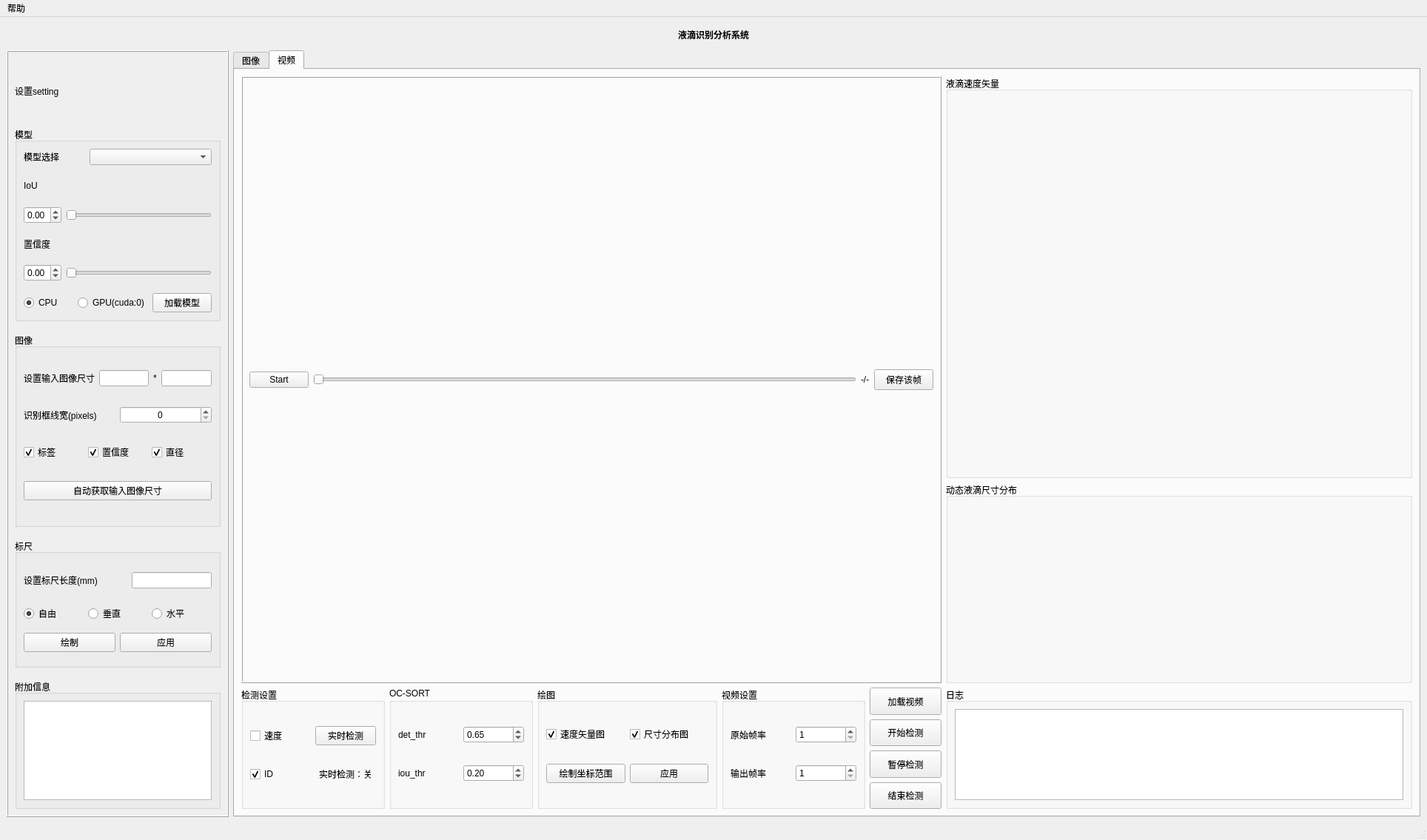
<?xml version="1.0" encoding="UTF-8"?>
<ui version="4.0">
 <class>MainWindow</class>
 <widget class="QMainWindow" name="MainWindow">
  <property name="geometry">
   <rect>
    <x>0</x>
    <y>0</y>
    <width>1928</width>
    <height>1135</height>
   </rect>
  </property>
  <property name="windowTitle">
   <string>MainWindow</string>
  </property>
  <property name="statusTip">
   <string/>
  </property>
  <property name="animated">
   <bool>true</bool>
  </property>
  <widget class="QWidget" name="centralwidget">
   <layout class="QVBoxLayout" name="verticalLayout_5">
    <item>
     <widget class="QLabel" name="label">
      <property name="sizePolicy">
       <sizepolicy hsizetype="Preferred" vsizetype="Minimum">
        <horstretch>0</horstretch>
        <verstretch>0</verstretch>
       </sizepolicy>
      </property>
      <property name="minimumSize">
       <size>
        <width>0</width>
        <height>30</height>
       </size>
      </property>
      <property name="styleSheet">
       <string notr="true">font: 12pt &quot;微软雅黑&quot;;
                                font-weight:bold;
                            </string>
      </property>
      <property name="text">
       <string>液滴识别分析系统</string>
      </property>
      <property name="alignment">
       <set>Qt::AlignCenter</set>
      </property>
     </widget>
    </item>
    <item>
     <layout class="QHBoxLayout" name="horizontalLayout_2" stretch="1,5">
      <item>
       <widget class="QFrame" name="frame_3">
        <property name="enabled">
         <bool>true</bool>
        </property>
        <property name="sizePolicy">
         <sizepolicy hsizetype="Fixed" vsizetype="Preferred">
          <horstretch>0</horstretch>
          <verstretch>0</verstretch>
         </sizepolicy>
        </property>
        <property name="maximumSize">
         <size>
          <width>300</width>
          <height>16777215</height>
         </size>
        </property>
        <property name="frameShape">
         <enum>QFrame::Box</enum>
        </property>
        <property name="frameShadow">
         <enum>QFrame::Raised</enum>
        </property>
        <layout class="QVBoxLayout" name="verticalLayout_6" stretch="1,3,0,3,0,2,0,2">
         <item>
          <layout class="QHBoxLayout" name="horizontalLayout_3">
           <item>
            <widget class="QLabel" name="label_13">
             <property name="text">
              <string>设置setting</string>
             </property>
            </widget>
           </item>
          </layout>
         </item>
         <item>
          <widget class="QGroupBox" name="groupBox">
           <property name="cursor">
            <cursorShape>ArrowCursor</cursorShape>
           </property>
           <property name="title">
            <string>模型</string>
           </property>
           <layout class="QVBoxLayout" name="verticalLayout_7" stretch="1,1,1,0,0">
            <item>
             <layout class="QGridLayout" name="gridLayout_5" columnstretch="1,2">
              <item row="0" column="0">
               <widget class="QLabel" name="label_14">
                <property name="text">
                 <string>模型选择</string>
                </property>
               </widget>
              </item>
              <item row="0" column="1">
               <widget class="QComboBox" name="detWeightsComboBox"/>
              </item>
             </layout>
            </item>
            <item>
             <layout class="QVBoxLayout" name="verticalLayout_10">
              <item>
               <widget class="QLabel" name="label_15">
                <property name="text">
                 <string>IoU</string>
                </property>
               </widget>
              </item>
              <item>
               <layout class="QHBoxLayout" name="horizontalLayout_6">
                <item>
                 <widget class="QDoubleSpinBox" name="picIouSpinBox">
                  <property name="wrapping">
                   <bool>true</bool>
                  </property>
                  <property name="minimum">
                   <double>0.000000000000000</double>
                  </property>
                  <property name="maximum">
                   <double>1.000000000000000</double>
                  </property>
                  <property name="singleStep">
                   <double>0.010000000000000</double>
                  </property>
                 </widget>
                </item>
                <item>
                 <widget class="QSlider" name="picIouSlider">
                  <property name="maximum">
                   <number>100</number>
                  </property>
                  <property name="singleStep">
                   <number>1</number>
                  </property>
                  <property name="orientation">
                   <enum>Qt::Horizontal</enum>
                  </property>
                 </widget>
                </item>
               </layout>
              </item>
             </layout>
            </item>
            <item>
             <layout class="QVBoxLayout" name="verticalLayout_12">
              <item>
               <widget class="QLabel" name="label_16">
                <property name="text">
                 <string>置信度</string>
                </property>
               </widget>
              </item>
              <item>
               <layout class="QHBoxLayout" name="horizontalLayout_8">
                <item>
                 <widget class="QDoubleSpinBox" name="picConfSpinBox">
                  <property name="wrapping">
                   <bool>true</bool>
                  </property>
                  <property name="maximum">
                   <double>1.000000000000000</double>
                  </property>
                  <property name="singleStep">
                   <double>0.010000000000000</double>
                  </property>
                 </widget>
                </item>
                <item>
                 <widget class="QSlider" name="picConfSlider">
                  <property name="cursor">
                   <cursorShape>ArrowCursor</cursorShape>
                  </property>
                  <property name="maximum">
                   <number>100</number>
                  </property>
                  <property name="orientation">
                   <enum>Qt::Horizontal</enum>
                  </property>
                 </widget>
                </item>
               </layout>
              </item>
             </layout>
            </item>
            <item>
             <spacer name="verticalSpacer_4">
              <property name="orientation">
               <enum>Qt::Vertical</enum>
              </property>
              <property name="sizeHint" stdset="0">
               <size>
                <width>20</width>
                <height>10</height>
               </size>
              </property>
             </spacer>
            </item>
            <item>
             <layout class="QHBoxLayout" name="horizontalLayout_7" stretch="0,0,0">
              <item>
               <widget class="QRadioButton" name="cpuRaidoButton">
                <property name="text">
                 <string>CPU</string>
                </property>
                <property name="checked">
                 <bool>true</bool>
                </property>
                <property name="autoExclusive">
                 <bool>true</bool>
                </property>
               </widget>
              </item>
              <item>
               <widget class="QRadioButton" name="gpuRadioButton">
                <property name="text">
                 <string>GPU(cuda:0)</string>
                </property>
               </widget>
              </item>
              <item>
               <widget class="QPushButton" name="pic_model_load_button">
                <property name="text">
                 <string>加载模型</string>
                </property>
               </widget>
              </item>
             </layout>
            </item>
           </layout>
          </widget>
         </item>
         <item>
          <spacer name="verticalSpacer">
           <property name="orientation">
            <enum>Qt::Vertical</enum>
           </property>
           <property name="sizeHint" stdset="0">
            <size>
             <width>20</width>
             <height>10</height>
            </size>
           </property>
          </spacer>
         </item>
         <item>
          <widget class="QGroupBox" name="groupBox_5">
           <property name="title">
            <string>图像</string>
           </property>
           <layout class="QVBoxLayout" name="verticalLayout_15" stretch="1,2,2,0">
            <item>
             <layout class="QHBoxLayout" name="horizontalLayout_10">
              <item>
               <widget class="QLabel" name="label_19">
                <property name="text">
                 <string>设置输入图像尺寸</string>
                </property>
               </widget>
              </item>
              <item>
               <widget class="QLineEdit" name="lineEdit_2">
                <property name="text">
                 <string/>
                </property>
               </widget>
              </item>
              <item>
               <widget class="QLabel" name="label_20">
                <property name="text">
                 <string>*</string>
                </property>
               </widget>
              </item>
              <item>
               <widget class="QLineEdit" name="lineEdit_3"/>
              </item>
             </layout>
            </item>
            <item>
             <layout class="QHBoxLayout" name="horizontalLayout_11" stretch="3,3">
              <item>
               <widget class="QLabel" name="label_12">
                <property name="text">
                 <string>识别框线宽(pixels)</string>
                </property>
               </widget>
              </item>
              <item>
               <widget class="QSpinBox" name="detectLineWidthSpinBox">
                <property name="alignment">
                 <set>Qt::AlignCenter</set>
                </property>
               </widget>
              </item>
             </layout>
            </item>
            <item>
             <layout class="QHBoxLayout" name="horizontalLayout_12">
              <item>
               <widget class="QCheckBox" name="showLabelCheckBox">
                <property name="text">
                 <string>标签</string>
                </property>
                <property name="checked">
                 <bool>true</bool>
                </property>
               </widget>
              </item>
              <item>
               <widget class="QCheckBox" name="showConfCheckBox">
                <property name="text">
                 <string>置信度</string>
                </property>
                <property name="checked">
                 <bool>true</bool>
                </property>
               </widget>
              </item>
              <item>
               <widget class="QCheckBox" name="showDiaCheckBox">
                <property name="text">
                 <string>直径</string>
                </property>
                <property name="checked">
                 <bool>true</bool>
                </property>
               </widget>
              </item>
             </layout>
            </item>
            <item>
             <widget class="QPushButton" name="getPicSizeButton">
              <property name="sizePolicy">
               <sizepolicy hsizetype="Preferred" vsizetype="Fixed">
                <horstretch>0</horstretch>
                <verstretch>0</verstretch>
               </sizepolicy>
              </property>
              <property name="text">
               <string>自动获取输入图像尺寸</string>
              </property>
             </widget>
            </item>
           </layout>
          </widget>
         </item>
         <item>
          <spacer name="verticalSpacer_2">
           <property name="orientation">
            <enum>Qt::Vertical</enum>
           </property>
           <property name="sizeHint" stdset="0">
            <size>
             <width>20</width>
             <height>10</height>
            </size>
           </property>
          </spacer>
         </item>
         <item>
          <widget class="QGroupBox" name="groupBox_2">
           <property name="title">
            <string>标尺</string>
           </property>
           <layout class="QVBoxLayout" name="verticalLayout_8">
            <item>
             <layout class="QHBoxLayout" name="horizontalLayout_4">
              <item>
               <widget class="QLabel" name="label_2">
                <property name="text">
                 <string>设置标尺长度(mm)</string>
                </property>
               </widget>
              </item>
              <item>
               <spacer name="horizontalSpacer_2">
                <property name="orientation">
                 <enum>Qt::Horizontal</enum>
                </property>
                <property name="sizeHint" stdset="0">
                 <size>
                  <width>28</width>
                  <height>38</height>
                 </size>
                </property>
               </spacer>
              </item>
              <item>
               <widget class="QLineEdit" name="lineEdit">
                <property name="alignment">
                 <set>Qt::AlignCenter</set>
                </property>
               </widget>
              </item>
             </layout>
            </item>
            <item>
             <layout class="QHBoxLayout" name="horizontalLayout_9">
              <item>
               <widget class="QRadioButton" name="freeRadioButton">
                <property name="text">
                 <string>自由</string>
                </property>
                <property name="checked">
                 <bool>true</bool>
                </property>
               </widget>
              </item>
              <item>
               <widget class="QRadioButton" name="verticalRadioButton">
                <property name="text">
                 <string>垂直</string>
                </property>
               </widget>
              </item>
              <item>
               <widget class="QRadioButton" name="horizontalRadioButton">
                <property name="text">
                 <string>水平</string>
                </property>
               </widget>
              </item>
             </layout>
            </item>
            <item>
             <layout class="QHBoxLayout" name="horizontalLayout_5">
              <item>
               <widget class="QPushButton" name="set_cali_button">
                <property name="text">
                 <string>绘制</string>
                </property>
               </widget>
              </item>
              <item>
               <widget class="QPushButton" name="con_cali_button">
                <property name="text">
                 <string>应用</string>
                </property>
               </widget>
              </item>
             </layout>
            </item>
           </layout>
          </widget>
         </item>
         <item>
          <spacer name="verticalSpacer_3">
           <property name="orientation">
            <enum>Qt::Vertical</enum>
           </property>
           <property name="sizeHint" stdset="0">
            <size>
             <width>20</width>
             <height>10</height>
            </size>
           </property>
          </spacer>
         </item>
         <item>
          <widget class="QGroupBox" name="groupBox_3">
           <property name="title">
            <string>附加信息</string>
           </property>
           <layout class="QVBoxLayout" name="verticalLayout_9">
            <item>
             <widget class="QTextEdit" name="addTextEdit"/>
            </item>
           </layout>
          </widget>
         </item>
        </layout>
       </widget>
      </item>
      <item>
       <widget class="QTabWidget" name="tabWidget">
        <property name="currentIndex">
         <number>1</number>
        </property>
        <widget class="QWidget" name="tab">
         <attribute name="title">
          <string>图像</string>
         </attribute>
         <layout class="QVBoxLayout" name="verticalLayout_4">
          <item>
           <layout class="QHBoxLayout" name="horizontalLayout" stretch="4,2">
            <item>
             <layout class="QVBoxLayout" name="verticalLayout" stretch="10,0">
              <item>
               <widget class="QFrame" name="frame">
                <property name="frameShape">
                 <enum>QFrame::Box</enum>
                </property>
                <property name="frameShadow">
                 <enum>QFrame::Raised</enum>
                </property>
                <layout class="QVBoxLayout" name="verticalLayout_2">
                 <item>
                  <layout class="QVBoxLayout" name="imgVerticalLayout"/>
                 </item>
                </layout>
               </widget>
              </item>
              <item>
               <widget class="QProgressBar" name="picProgressBar">
                <property name="value">
                 <number>0</number>
                </property>
                <property name="textVisible">
                 <bool>false</bool>
                </property>
               </widget>
              </item>
             </layout>
            </item>
            <item>
             <layout class="QVBoxLayout" name="verticalLayout_3" stretch="10,2,0">
              <item>
               <widget class="QFrame" name="frame_2">
                <property name="frameShape">
                 <enum>QFrame::Box</enum>
                </property>
                <property name="frameShadow">
                 <enum>QFrame::Raised</enum>
                </property>
                <layout class="QGridLayout" name="gridLayout_2" rowstretch="2,15,1,1,1">
                 <item row="3" column="0">
                  <widget class="QLabel" name="label_4">
                   <property name="text">
                    <string>累计液滴数量：</string>
                   </property>
                   <property name="alignment">
                    <set>Qt::AlignCenter</set>
                   </property>
                  </widget>
                 </item>
                 <item row="4" column="1">
                  <widget class="QLabel" name="label_7">
                   <property name="frameShape">
                    <enum>QFrame::StyledPanel</enum>
                   </property>
                   <property name="frameShadow">
                    <enum>QFrame::Plain</enum>
                   </property>
                   <property name="text">
                    <string>-</string>
                   </property>
                   <property name="alignment">
                    <set>Qt::AlignCenter</set>
                   </property>
                  </widget>
                 </item>
                 <item row="2" column="0">
                  <widget class="QLabel" name="label_17">
                   <property name="text">
                    <string>当前检出数量：</string>
                   </property>
                   <property name="alignment">
                    <set>Qt::AlignCenter</set>
                   </property>
                  </widget>
                 </item>
                 <item row="0" column="0" colspan="2">
                  <widget class="QLabel" name="label_3">
                   <property name="styleSheet">
                    <string notr="true">font: 10pt &quot;微软雅黑&quot;;</string>
                   </property>
                   <property name="frameShape">
                    <enum>QFrame::StyledPanel</enum>
                   </property>
                   <property name="text">
                    <string>累计液滴尺寸分布</string>
                   </property>
                   <property name="textFormat">
                    <enum>Qt::PlainText</enum>
                   </property>
                   <property name="alignment">
                    <set>Qt::AlignCenter</set>
                   </property>
                  </widget>
                 </item>
                 <item row="3" column="1">
                  <widget class="QLabel" name="label_6">
                   <property name="frameShape">
                    <enum>QFrame::StyledPanel</enum>
                   </property>
                   <property name="frameShadow">
                    <enum>QFrame::Plain</enum>
                   </property>
                   <property name="text">
                    <string>-</string>
                   </property>
                   <property name="alignment">
                    <set>Qt::AlignCenter</set>
                   </property>
                  </widget>
                 </item>
                 <item row="2" column="1">
                  <widget class="QLabel" name="label_18">
                   <property name="frameShape">
                    <enum>QFrame::StyledPanel</enum>
                   </property>
                   <property name="frameShadow">
                    <enum>QFrame::Plain</enum>
                   </property>
                   <property name="text">
                    <string>-</string>
                   </property>
                   <property name="alignment">
                    <set>Qt::AlignCenter</set>
                   </property>
                  </widget>
                 </item>
                 <item row="4" column="0">
                  <widget class="QLabel" name="label_5">
                   <property name="text">
                    <string>液滴平均直径(mm)：</string>
                   </property>
                   <property name="alignment">
                    <set>Qt::AlignCenter</set>
                   </property>
                  </widget>
                 </item>
                 <item row="1" column="0" colspan="2">
                  <layout class="QVBoxLayout" name="verticalLayout_19"/>
                 </item>
                </layout>
               </widget>
              </item>
              <item>
               <widget class="QGroupBox" name="groupBox_4">
                <property name="title">
                 <string>日志</string>
                </property>
                <layout class="QVBoxLayout" name="verticalLayout_14">
                 <item>
                  <widget class="QTextEdit" name="logTextEdit"/>
                 </item>
                </layout>
               </widget>
              </item>
              <item>
               <layout class="QGridLayout" name="gridLayout">
                <item row="1" column="3">
                 <widget class="QPushButton" name="clearButton">
                  <property name="text">
                   <string>清空</string>
                  </property>
                 </widget>
                </item>
                <item row="0" column="3">
                 <widget class="QPushButton" name="saveButton">
                  <property name="text">
                   <string>导出</string>
                  </property>
                 </widget>
                </item>
                <item row="0" column="2" rowspan="2">
                 <widget class="QPushButton" name="withdrawButton">
                  <property name="sizePolicy">
                   <sizepolicy hsizetype="Minimum" vsizetype="Preferred">
                    <horstretch>0</horstretch>
                    <verstretch>0</verstretch>
                   </sizepolicy>
                  </property>
                  <property name="text">
                   <string>撤销本次结果</string>
                  </property>
                 </widget>
                </item>
                <item row="0" column="0" rowspan="2">
                 <widget class="QPushButton" name="up_img_button">
                  <property name="sizePolicy">
                   <sizepolicy hsizetype="Minimum" vsizetype="Preferred">
                    <horstretch>0</horstretch>
                    <verstretch>0</verstretch>
                   </sizepolicy>
                  </property>
                  <property name="text">
                   <string>加载图片</string>
                  </property>
                 </widget>
                </item>
                <item row="0" column="1" rowspan="2">
                 <widget class="QPushButton" name="det_img_button">
                  <property name="sizePolicy">
                   <sizepolicy hsizetype="Minimum" vsizetype="Preferred">
                    <horstretch>0</horstretch>
                    <verstretch>0</verstretch>
                   </sizepolicy>
                  </property>
                  <property name="text">
                   <string>开始检测</string>
                  </property>
                 </widget>
                </item>
               </layout>
              </item>
             </layout>
            </item>
           </layout>
          </item>
         </layout>
        </widget>
        <widget class="QWidget" name="tab_2">
         <attribute name="title">
          <string>视频</string>
         </attribute>
         <layout class="QVBoxLayout" name="verticalLayout_23">
          <item>
           <layout class="QVBoxLayout" name="verticalLayout_22" stretch="5,1">
            <item>
             <layout class="QHBoxLayout" name="horizontalLayout_16" stretch="3,2">
              <item>
               <widget class="QFrame" name="frame_4">
                <property name="frameShape">
                 <enum>QFrame::Box</enum>
                </property>
                <property name="frameShadow">
                 <enum>QFrame::Raised</enum>
                </property>
                <layout class="QVBoxLayout" name="verticalLayout_26" stretch="20,1">
                 <item>
                  <layout class="QVBoxLayout" name="vidVerticalLayout"/>
                 </item>
                 <item>
                  <layout class="QHBoxLayout" name="horizontalLayout_15">
                   <item>
                    <widget class="QPushButton" name="playVidPushButton">
                     <property name="sizePolicy">
                      <sizepolicy hsizetype="Maximum" vsizetype="Fixed">
                       <horstretch>0</horstretch>
                       <verstretch>0</verstretch>
                      </sizepolicy>
                     </property>
                     <property name="text">
                      <string>Start</string>
                     </property>
                    </widget>
                   </item>
                   <item>
                    <widget class="QSlider" name="vidProgressHorizontalSlider">
                     <property name="sizePolicy">
                      <sizepolicy hsizetype="Expanding" vsizetype="Fixed">
                       <horstretch>0</horstretch>
                       <verstretch>0</verstretch>
                      </sizepolicy>
                     </property>
                     <property name="minimum">
                      <number>1</number>
                     </property>
                     <property name="orientation">
                      <enum>Qt::Horizontal</enum>
                     </property>
                    </widget>
                   </item>
                   <item>
                    <widget class="QLabel" name="label_26">
                     <property name="sizePolicy">
                      <sizepolicy hsizetype="Preferred" vsizetype="Fixed">
                       <horstretch>0</horstretch>
                       <verstretch>0</verstretch>
                      </sizepolicy>
                     </property>
                     <property name="text">
                      <string>-/-</string>
                     </property>
                    </widget>
                   </item>
                   <item>
                    <widget class="QPushButton" name="saveFramePushButton">
                     <property name="sizePolicy">
                      <sizepolicy hsizetype="Minimum" vsizetype="Fixed">
                       <horstretch>0</horstretch>
                       <verstretch>0</verstretch>
                      </sizepolicy>
                     </property>
                     <property name="maximumSize">
                      <size>
                       <width>16777215</width>
                       <height>28</height>
                      </size>
                     </property>
                     <property name="text">
                      <string>保存该帧</string>
                     </property>
                    </widget>
                   </item>
                  </layout>
                 </item>
                </layout>
               </widget>
              </item>
              <item>
               <layout class="QVBoxLayout" name="verticalLayout_18" stretch="4,2">
                <item>
                 <widget class="QGroupBox" name="groupBox_10">
                  <property name="title">
                   <string>液滴速度矢量</string>
                  </property>
                  <layout class="QHBoxLayout" name="horizontalLayout_20">
                   <item>
                    <layout class="QVBoxLayout" name="verticalLayout_24"/>
                   </item>
                  </layout>
                 </widget>
                </item>
                <item>
                 <widget class="QGroupBox" name="groupBox_9">
                  <property name="title">
                   <string>动态液滴尺寸分布</string>
                  </property>
                  <layout class="QVBoxLayout" name="verticalLayout_25">
                   <item>
                    <layout class="QVBoxLayout" name="verticalLayout_11"/>
                   </item>
                  </layout>
                 </widget>
                </item>
               </layout>
              </item>
             </layout>
            </item>
            <item>
             <layout class="QHBoxLayout" name="horizontalLayout_19" stretch="3,2">
              <item>
               <layout class="QVBoxLayout" name="verticalLayout_21">
                <item>
                 <layout class="QHBoxLayout" name="horizontalLayout_18" stretch="4,4,5,4,2">
                  <item>
                   <widget class="QGroupBox" name="groupBox_8">
                    <property name="title">
                     <string>检测设置</string>
                    </property>
                    <layout class="QHBoxLayout" name="horizontalLayout_13">
                     <item>
                      <layout class="QGridLayout" name="gridLayout_6">
                       <item row="0" column="0">
                        <widget class="QCheckBox" name="showVelocityCheckBox">
                         <property name="text">
                          <string>速度</string>
                         </property>
                         <property name="checked">
                          <bool>false</bool>
                         </property>
                        </widget>
                       </item>
                       <item row="1" column="0">
                        <widget class="QCheckBox" name="showIdCheckBox">
                         <property name="text">
                          <string>ID</string>
                         </property>
                         <property name="checked">
                          <bool>true</bool>
                         </property>
                        </widget>
                       </item>
                       <item row="0" column="1">
                        <widget class="QPushButton" name="realTimedetBtn">
                         <property name="sizePolicy">
                          <sizepolicy hsizetype="Minimum" vsizetype="Maximum">
                           <horstretch>0</horstretch>
                           <verstretch>0</verstretch>
                          </sizepolicy>
                         </property>
                         <property name="text">
                          <string>实时检测</string>
                         </property>
                        </widget>
                       </item>
                       <item row="1" column="1">
                        <widget class="QLabel" name="rtDetStatelabel">
                         <property name="frameShape">
                          <enum>QFrame::NoFrame</enum>
                         </property>
                         <property name="frameShadow">
                          <enum>QFrame::Plain</enum>
                         </property>
                         <property name="text">
                          <string>实时检测：关</string>
                         </property>
                         <property name="alignment">
                          <set>Qt::AlignCenter</set>
                         </property>
                        </widget>
                       </item>
                      </layout>
                     </item>
                    </layout>
                   </widget>
                  </item>
                  <item>
                   <widget class="QGroupBox" name="groupBox_6">
                    <property name="title">
                     <string>OC-SORT</string>
                    </property>
                    <layout class="QVBoxLayout" name="verticalLayout_13">
                     <item>
                      <layout class="QHBoxLayout" name="horizontalLayout_14">
                       <item>
                        <widget class="QLabel" name="label_11">
                         <property name="text">
                          <string>det_thr</string>
                         </property>
                        </widget>
                       </item>
                       <item>
                        <widget class="QDoubleSpinBox" name="trackConfSpinBox">
                         <property name="maximum">
                          <double>1.000000000000000</double>
                         </property>
                         <property name="value">
                          <double>0.650000000000000</double>
                         </property>
                        </widget>
                       </item>
                      </layout>
                     </item>
                     <item>
                      <layout class="QHBoxLayout" name="horizontalLayout_22">
                       <item>
                        <widget class="QLabel" name="label_21">
                         <property name="text">
                          <string>iou_thr</string>
                         </property>
                        </widget>
                       </item>
                       <item>
                        <widget class="QDoubleSpinBox" name="trackIouSpinBox">
                         <property name="maximum">
                          <double>1.000000000000000</double>
                         </property>
                         <property name="value">
                          <double>0.200000000000000</double>
                         </property>
                        </widget>
                       </item>
                      </layout>
                     </item>
                    </layout>
                   </widget>
                  </item>
                  <item>
                   <widget class="QGroupBox" name="groupBox_11">
                    <property name="title">
                     <string>绘图</string>
                    </property>
                    <layout class="QHBoxLayout" name="horizontalLayout_21">
                     <item>
                      <layout class="QGridLayout" name="gridLayout_7">
                       <item row="0" column="0">
                        <widget class="QCheckBox" name="checkBox">
                         <property name="text">
                          <string>速度矢量图</string>
                         </property>
                         <property name="checked">
                          <bool>true</bool>
                         </property>
                        </widget>
                       </item>
                       <item row="0" column="1">
                        <widget class="QCheckBox" name="checkBox_2">
                         <property name="text">
                          <string>尺寸分布图</string>
                         </property>
                         <property name="checked">
                          <bool>true</bool>
                         </property>
                        </widget>
                       </item>
                       <item row="1" column="0">
                        <widget class="QPushButton" name="setPlotScopePushButton">
                         <property name="text">
                          <string>绘制坐标范围</string>
                         </property>
                        </widget>
                       </item>
                       <item row="1" column="1">
                        <widget class="QPushButton" name="conScopePushButton">
                         <property name="text">
                          <string>应用</string>
                         </property>
                        </widget>
                       </item>
                      </layout>
                     </item>
                    </layout>
                   </widget>
                  </item>
                  <item>
                   <widget class="QGroupBox" name="groupBox_7">
                    <property name="title">
                     <string>视频设置</string>
                    </property>
                    <layout class="QGridLayout" name="gridLayout_3">
                     <item row="1" column="0">
                      <widget class="QLabel" name="label_24">
                       <property name="text">
                        <string>输出帧率</string>
                       </property>
                      </widget>
                     </item>
                     <item row="0" column="1">
                      <widget class="QSpinBox" name="originalFrameSpinBox">
                       <property name="minimum">
                        <number>1</number>
                       </property>
                       <property name="maximum">
                        <number>500</number>
                       </property>
                      </widget>
                     </item>
                     <item row="1" column="1">
                      <widget class="QSpinBox" name="outputFrameSpinBox">
                       <property name="minimum">
                        <number>1</number>
                       </property>
                       <property name="maximum">
                        <number>500</number>
                       </property>
                      </widget>
                     </item>
                     <item row="0" column="0">
                      <widget class="QLabel" name="label_23">
                       <property name="text">
                        <string>原始帧率</string>
                       </property>
                      </widget>
                     </item>
                    </layout>
                   </widget>
                  </item>
                  <item>
                   <layout class="QGridLayout" name="gridLayout_4">
                    <property name="sizeConstraint">
                     <enum>QLayout::SetDefaultConstraint</enum>
                    </property>
                    <item row="3" column="0">
                     <widget class="QPushButton" name="stopVidDetButton">
                      <property name="sizePolicy">
                       <sizepolicy hsizetype="Minimum" vsizetype="Preferred">
                        <horstretch>0</horstretch>
                        <verstretch>0</verstretch>
                       </sizepolicy>
                      </property>
                      <property name="text">
                       <string>结束检测</string>
                      </property>
                     </widget>
                    </item>
                    <item row="0" column="0">
                     <widget class="QPushButton" name="loadVidPushButton">
                      <property name="sizePolicy">
                       <sizepolicy hsizetype="Minimum" vsizetype="Preferred">
                        <horstretch>0</horstretch>
                        <verstretch>0</verstretch>
                       </sizepolicy>
                      </property>
                      <property name="text">
                       <string>加载视频</string>
                      </property>
                      <property name="autoExclusive">
                       <bool>false</bool>
                      </property>
                      <property name="flat">
                       <bool>false</bool>
                      </property>
                     </widget>
                    </item>
                    <item row="1" column="0">
                     <widget class="QPushButton" name="detVidPushButton">
                      <property name="sizePolicy">
                       <sizepolicy hsizetype="Minimum" vsizetype="Preferred">
                        <horstretch>0</horstretch>
                        <verstretch>0</verstretch>
                       </sizepolicy>
                      </property>
                      <property name="text">
                       <string>开始检测</string>
                      </property>
                     </widget>
                    </item>
                    <item row="2" column="0">
                     <widget class="QPushButton" name="pauseVidDetButton">
                      <property name="sizePolicy">
                       <sizepolicy hsizetype="Minimum" vsizetype="Preferred">
                        <horstretch>0</horstretch>
                        <verstretch>0</verstretch>
                       </sizepolicy>
                      </property>
                      <property name="text">
                       <string>暂停检测</string>
                      </property>
                     </widget>
                    </item>
                   </layout>
                  </item>
                 </layout>
                </item>
               </layout>
              </item>
              <item>
               <layout class="QVBoxLayout" name="verticalLayout_20">
                <item>
                 <widget class="QGroupBox" name="vidDetLogEdit">
                  <property name="title">
                   <string>日志</string>
                  </property>
                  <layout class="QVBoxLayout" name="verticalLayout_17">
                   <item>
                    <widget class="QTextEdit" name="vidLogTextEdit"/>
                   </item>
                  </layout>
                 </widget>
                </item>
                <item>
                 <layout class="QHBoxLayout" name="horizontalLayout_17" stretch=""/>
                </item>
               </layout>
              </item>
             </layout>
            </item>
           </layout>
          </item>
         </layout>
        </widget>
       </widget>
      </item>
     </layout>
    </item>
   </layout>
  </widget>
  <widget class="QMenuBar" name="menubar">
   <property name="geometry">
    <rect>
     <x>0</x>
     <y>0</y>
     <width>1928</width>
     <height>26</height>
    </rect>
   </property>
   <widget class="QMenu" name="menu">
    <property name="title">
     <string>帮助</string>
    </property>
    <addaction name="actionInstructions"/>
   </widget>
   <addaction name="menu"/>
  </widget>
  <widget class="QStatusBar" name="statusbar">
   <property name="enabled">
    <bool>true</bool>
   </property>
   <property name="statusTip">
    <string/>
   </property>
   <property name="autoFillBackground">
    <bool>false</bool>
   </property>
   <property name="styleSheet">
    <string notr="true"/>
   </property>
  </widget>
  <action name="actionInstructions">
   <property name="text">
    <string>Instructions</string>
   </property>
  </action>
 </widget>
 <resources/>
 <connections/>
</ui>
